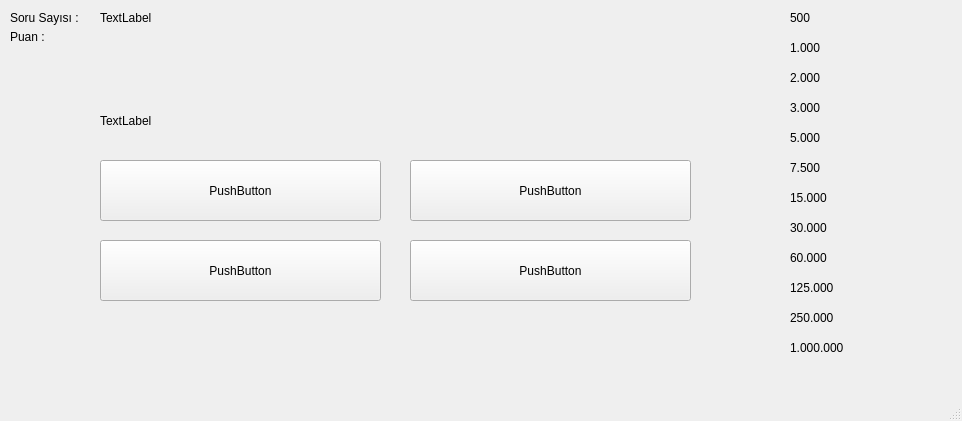
<?xml version="1.0" encoding="UTF-8"?>
<ui version="4.0">
 <class>MainWindow</class>
 <widget class="QMainWindow" name="MainWindow">
  <property name="geometry">
   <rect>
    <x>0</x>
    <y>0</y>
    <width>962</width>
    <height>421</height>
   </rect>
  </property>
  <property name="windowTitle">
   <string>Sorular</string>
  </property>
  <widget class="QWidget" name="centralwidget">
   <widget class="QLabel" name="lblSoru">
    <property name="geometry">
     <rect>
      <x>100</x>
      <y>90</y>
      <width>641</width>
      <height>61</height>
     </rect>
    </property>
    <property name="text">
     <string>TextLabel</string>
    </property>
   </widget>
   <widget class="QPushButton" name="btnA">
    <property name="geometry">
     <rect>
      <x>100</x>
      <y>160</y>
      <width>281</width>
      <height>61</height>
     </rect>
    </property>
    <property name="text">
     <string>PushButton</string>
    </property>
   </widget>
   <widget class="QPushButton" name="btnB">
    <property name="geometry">
     <rect>
      <x>410</x>
      <y>160</y>
      <width>281</width>
      <height>61</height>
     </rect>
    </property>
    <property name="text">
     <string>PushButton</string>
    </property>
   </widget>
   <widget class="QPushButton" name="btnC">
    <property name="geometry">
     <rect>
      <x>100</x>
      <y>240</y>
      <width>281</width>
      <height>61</height>
     </rect>
    </property>
    <property name="text">
     <string>PushButton</string>
    </property>
   </widget>
   <widget class="QPushButton" name="btnD">
    <property name="geometry">
     <rect>
      <x>410</x>
      <y>240</y>
      <width>281</width>
      <height>61</height>
     </rect>
    </property>
    <property name="text">
     <string>PushButton</string>
    </property>
   </widget>
   <widget class="QLabel" name="label_2">
    <property name="geometry">
     <rect>
      <x>10</x>
      <y>10</y>
      <width>81</width>
      <height>16</height>
     </rect>
    </property>
    <property name="text">
     <string>Soru Sayısı :</string>
    </property>
   </widget>
   <widget class="QLabel" name="lblSoruSayisi">
    <property name="geometry">
     <rect>
      <x>100</x>
      <y>10</y>
      <width>61</width>
      <height>16</height>
     </rect>
    </property>
    <property name="text">
     <string>TextLabel</string>
    </property>
   </widget>
   <widget class="QLabel" name="label_4">
    <property name="geometry">
     <rect>
      <x>10</x>
      <y>30</y>
      <width>47</width>
      <height>13</height>
     </rect>
    </property>
    <property name="text">
     <string>Puan :</string>
    </property>
   </widget>
   <widget class="QLabel" name="lblPuan">
    <property name="geometry">
     <rect>
      <x>100</x>
      <y>30</y>
      <width>61</width>
      <height>16</height>
     </rect>
    </property>
    <property name="text">
     <string/>
    </property>
   </widget>
   <widget class="QLabel" name="lbl500">
    <property name="geometry">
     <rect>
      <x>790</x>
      <y>10</y>
      <width>55</width>
      <height>16</height>
     </rect>
    </property>
    <property name="text">
     <string>500</string>
    </property>
   </widget>
   <widget class="QLabel" name="lbl1000">
    <property name="geometry">
     <rect>
      <x>790</x>
      <y>40</y>
      <width>55</width>
      <height>16</height>
     </rect>
    </property>
    <property name="text">
     <string>1.000</string>
    </property>
   </widget>
   <widget class="QLabel" name="lbl2000">
    <property name="geometry">
     <rect>
      <x>790</x>
      <y>70</y>
      <width>55</width>
      <height>16</height>
     </rect>
    </property>
    <property name="text">
     <string>2.000</string>
    </property>
   </widget>
   <widget class="QLabel" name="lbl3000">
    <property name="geometry">
     <rect>
      <x>790</x>
      <y>100</y>
      <width>55</width>
      <height>16</height>
     </rect>
    </property>
    <property name="text">
     <string>3.000</string>
    </property>
   </widget>
   <widget class="QLabel" name="lbl5000">
    <property name="geometry">
     <rect>
      <x>790</x>
      <y>130</y>
      <width>55</width>
      <height>16</height>
     </rect>
    </property>
    <property name="text">
     <string>5.000</string>
    </property>
   </widget>
   <widget class="QLabel" name="lbl7500">
    <property name="geometry">
     <rect>
      <x>790</x>
      <y>160</y>
      <width>55</width>
      <height>16</height>
     </rect>
    </property>
    <property name="text">
     <string>7.500</string>
    </property>
   </widget>
   <widget class="QLabel" name="lbl15000">
    <property name="geometry">
     <rect>
      <x>790</x>
      <y>190</y>
      <width>55</width>
      <height>16</height>
     </rect>
    </property>
    <property name="text">
     <string>15.000</string>
    </property>
   </widget>
   <widget class="QLabel" name="lbl30000">
    <property name="geometry">
     <rect>
      <x>790</x>
      <y>220</y>
      <width>55</width>
      <height>16</height>
     </rect>
    </property>
    <property name="text">
     <string>30.000</string>
    </property>
   </widget>
   <widget class="QLabel" name="lbl60000">
    <property name="geometry">
     <rect>
      <x>790</x>
      <y>250</y>
      <width>55</width>
      <height>16</height>
     </rect>
    </property>
    <property name="text">
     <string>60.000</string>
    </property>
   </widget>
   <widget class="QLabel" name="lbl125000">
    <property name="geometry">
     <rect>
      <x>790</x>
      <y>280</y>
      <width>55</width>
      <height>16</height>
     </rect>
    </property>
    <property name="text">
     <string>125.000</string>
    </property>
   </widget>
   <widget class="QLabel" name="lbl250000">
    <property name="geometry">
     <rect>
      <x>790</x>
      <y>310</y>
      <width>55</width>
      <height>16</height>
     </rect>
    </property>
    <property name="text">
     <string>250.000</string>
    </property>
   </widget>
   <widget class="QLabel" name="lbl1000000">
    <property name="geometry">
     <rect>
      <x>790</x>
      <y>340</y>
      <width>61</width>
      <height>16</height>
     </rect>
    </property>
    <property name="text">
     <string>1.000.000</string>
    </property>
   </widget>
   <widget class="QLabel" name="lblSure">
    <property name="geometry">
     <rect>
      <x>100</x>
      <y>50</y>
      <width>55</width>
      <height>16</height>
     </rect>
    </property>
    <property name="text">
     <string/>
    </property>
   </widget>
  </widget>
  <widget class="QMenuBar" name="menubar">
   <property name="geometry">
    <rect>
     <x>0</x>
     <y>0</y>
     <width>962</width>
     <height>26</height>
    </rect>
   </property>
  </widget>
  <widget class="QStatusBar" name="statusbar"/>
 </widget>
 <resources/>
 <connections/>
</ui>
